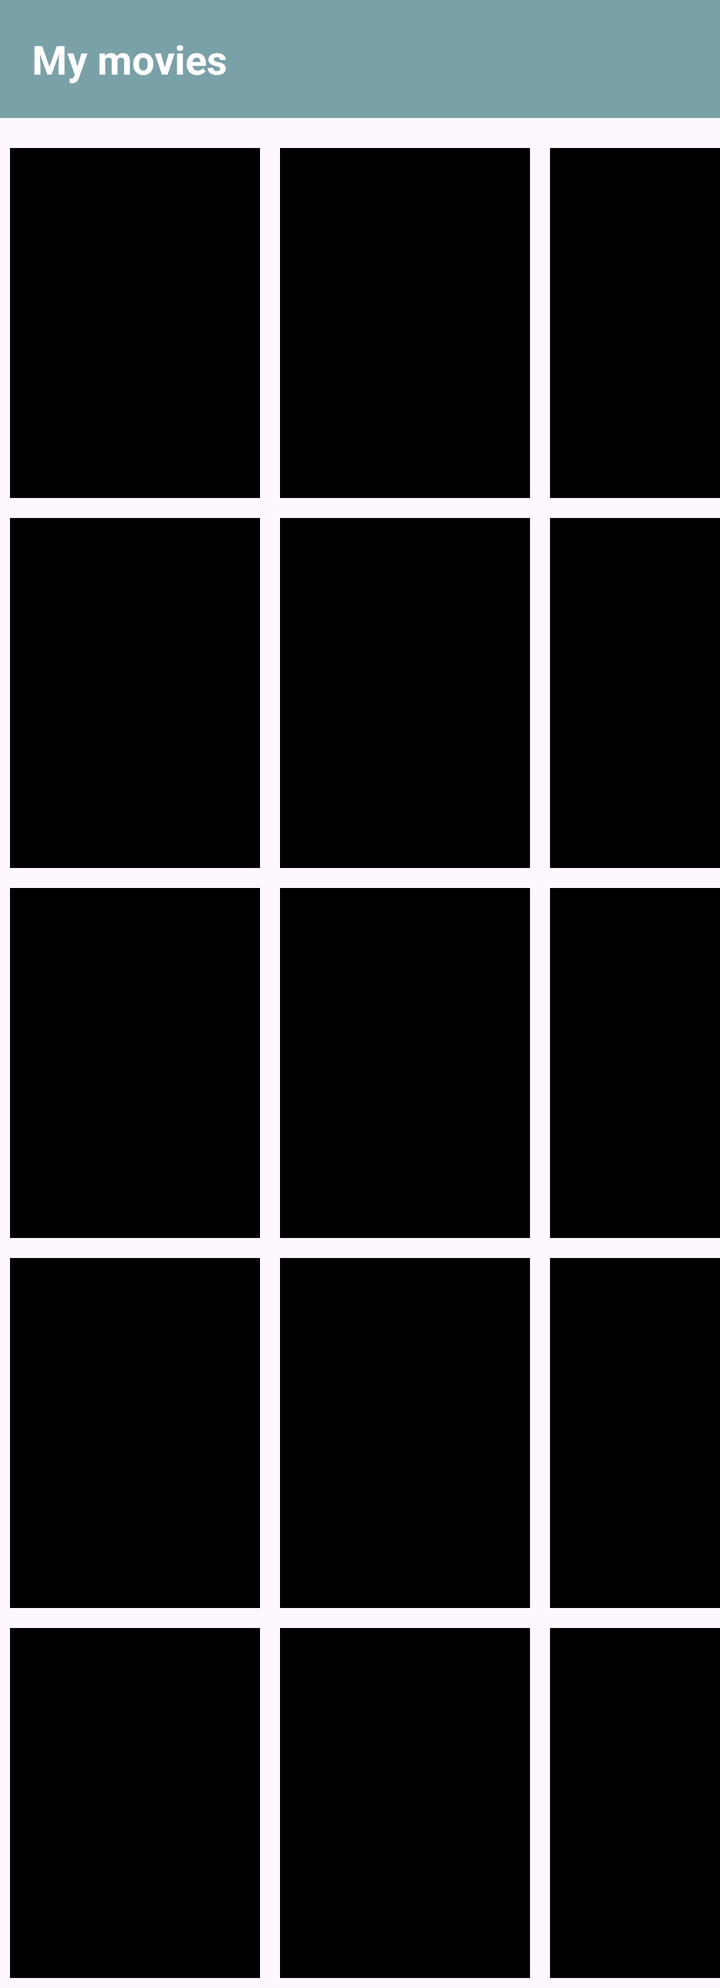
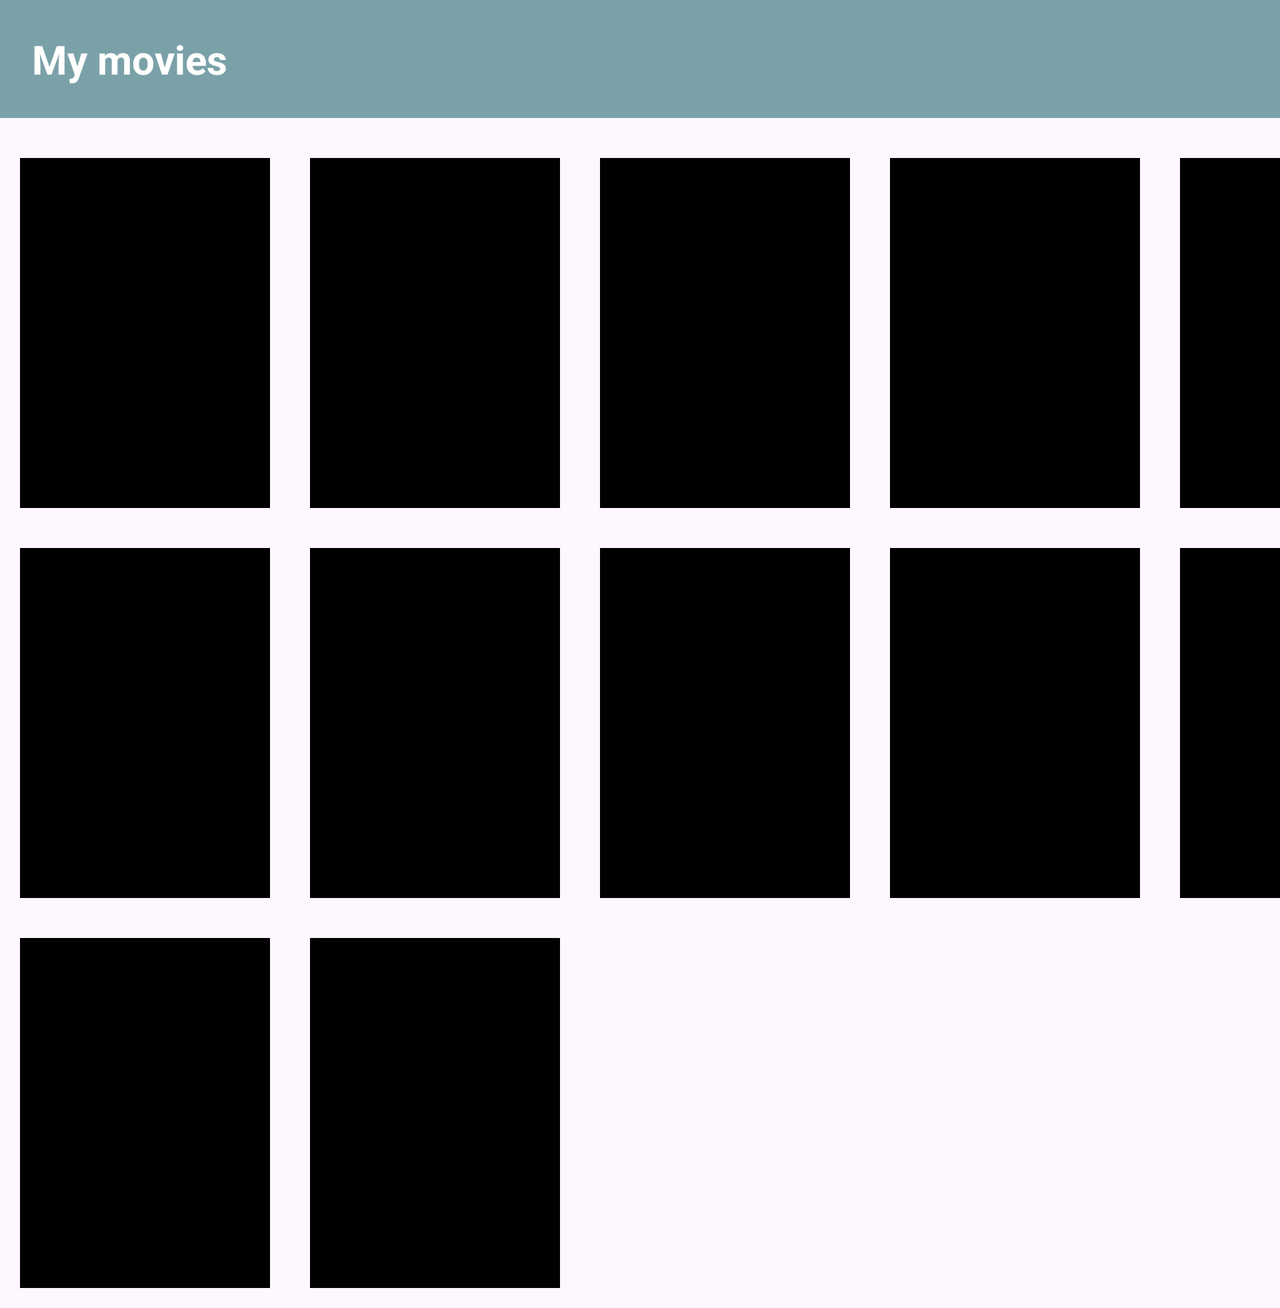

First picture: res/layout/ on a phone held upright. Second picture: the repository's own variant of that layout, on a device whose configuration matches the variant's folder. Source for both follows.
<!-- AndroidManifest.xml: application theme Theme.UF1_Proyecto -->
<!-- res/layout/fragment_mis_peliculas.xml -->
<?xml version="1.0" encoding="utf-8"?>
<ScrollView xmlns:android="http://schemas.android.com/apk/res/android"
    xmlns:tools="http://schemas.android.com/tools"
    android:layout_width="match_parent"
    android:layout_height="match_parent"
    tools:context=".views.MainActivity">

    <LinearLayout
        android:layout_width="match_parent"
        android:layout_height="wrap_content"
        android:orientation="vertical">

        <TextView
            android:layout_width="match_parent"
            android:layout_height="wrap_content"
            android:padding="16dp"
            android:text="@string/myMovies"
            android:background="@color/blue"
            android:textColor="@color/white"
            android:textStyle="bold"
            android:textSize="20sp" />

        <GridLayout
            android:layout_width="match_parent"
            android:layout_height="wrap_content"
            android:columnCount="3"
            android:layout_marginTop="10dp">

            <ImageView
                android:layout_width="125dp"
                android:layout_height="175dp"
                android:layout_margin="5dp"
                android:background="@color/black" />

            <ImageView
                android:layout_width="125dp"
                android:layout_height="175dp"
                android:layout_margin="5dp"
                android:background="@color/black" />

            <ImageView
                android:layout_width="125dp"
                android:layout_height="175dp"
                android:layout_margin="5dp"
                android:background="@color/black" />

            <ImageView
                android:layout_width="125dp"
                android:layout_height="175dp"
                android:layout_margin="5dp"
                android:background="@color/black" />

            <ImageView
                android:layout_width="125dp"
                android:layout_height="175dp"
                android:layout_margin="5dp"
                android:background="@color/black" />

            <ImageView
                android:layout_width="125dp"
                android:layout_height="175dp"
                android:layout_margin="5dp"
                android:background="@color/black" />

            <ImageView
                android:layout_width="125dp"
                android:layout_height="175dp"
                android:layout_margin="5dp"
                android:background="@color/black" />

            <ImageView
                android:layout_width="125dp"
                android:layout_height="175dp"
                android:layout_margin="5dp"
                android:background="@color/black" />

            <ImageView
                android:layout_width="125dp"
                android:layout_height="175dp"
                android:layout_margin="5dp"
                android:background="@color/black" />

            <ImageView
                android:layout_width="125dp"
                android:layout_height="175dp"
                android:layout_margin="5dp"
                android:background="@color/black" />

            <ImageView
                android:layout_width="125dp"
                android:layout_height="175dp"
                android:layout_margin="5dp"
                android:background="@color/black" />

            <ImageView
                android:layout_width="125dp"
                android:layout_height="175dp"
                android:layout_margin="5dp"
                android:background="@color/black" />

            <ImageView
                android:layout_width="125dp"
                android:layout_height="175dp"
                android:layout_margin="5dp"
                android:background="@color/black" />

            <ImageView
                android:layout_width="125dp"
                android:layout_height="175dp"
                android:layout_margin="5dp"
                android:background="@color/black" />

            <ImageView
                android:layout_width="125dp"
                android:layout_height="175dp"
                android:layout_margin="5dp"
                android:background="@color/black" />

        </GridLayout>
    </LinearLayout>
</ScrollView>
<!-- resources referenced by this layout -->
<resources>
  <color name="black">#FF000000</color>
  <color name="blue">#7BA1A8</color>
  <color name="white">#FFFFFFFF</color>
  <string name="myMovies">My movies</string>
  <style name="Theme.UF1_Proyecto" parent="Base.Theme.UF1_Proyecto" />
  <style name="Base.Theme.UF1_Proyecto" parent="Theme.Material3.DayNight.NoActionBar">
          
          
      </style>
</resources>
<!-- res/layout-land/fragment_mis_peliculas.xml (the repository's variant of the layout above) -->
<!-- drawn on the phone turned sideways -->
<?xml version="1.0" encoding="utf-8"?>
<androidx.core.widget.NestedScrollView
    xmlns:android="http://schemas.android.com/apk/res/android"
    xmlns:tools="http://schemas.android.com/tools"
    android:layout_width="match_parent"
    android:layout_height="match_parent"
    tools:context=".views.MainActivity">

    <LinearLayout
        android:layout_width="match_parent"
        android:layout_height="wrap_content"
        android:orientation="vertical">

        <TextView
            android:layout_width="match_parent"
            android:layout_height="wrap_content"
            android:padding="16dp"
            android:text="@string/myMovies"
            android:background="@color/blue"
            android:textColor="@color/white"
            android:textStyle="bold"
            android:textSize="20sp" />

        <GridLayout
            android:layout_width="match_parent"
            android:layout_height="wrap_content"
            android:columnCount="5"
            android:layout_marginTop="10dp"
            android:layout_gravity="center_vertical">

            <ImageView
                android:layout_width="125dp"
                android:layout_height="175dp"
                android:layout_margin="10dp"
                android:background="@color/black" />

            <ImageView
                android:layout_width="125dp"
                android:layout_height="175dp"
                android:layout_margin="10dp"
                android:background="@color/black" />

            <ImageView
                android:layout_width="125dp"
                android:layout_height="175dp"
                android:layout_margin="10dp"
                android:background="@color/black" />

            <ImageView
                android:layout_width="125dp"
                android:layout_height="175dp"
                android:layout_margin="10dp"
                android:background="@color/black" />

            <ImageView
                android:layout_width="125dp"
                android:layout_height="175dp"
                android:layout_margin="10dp"
                android:background="@color/black" />

            <ImageView
                android:layout_width="125dp"
                android:layout_height="175dp"
                android:layout_margin="10dp"
                android:background="@color/black" />

            <ImageView
                android:layout_width="125dp"
                android:layout_height="175dp"
                android:layout_margin="10dp"
                android:background="@color/black" />

            <ImageView
                android:layout_width="125dp"
                android:layout_height="175dp"
                android:layout_margin="10dp"
                android:background="@color/black" />

            <ImageView
                android:layout_width="125dp"
                android:layout_height="175dp"
                android:layout_margin="10dp"
                android:background="@color/black" />

            <ImageView
                android:layout_width="125dp"
                android:layout_height="175dp"
                android:layout_margin="10dp"
                android:background="@color/black" />

            <ImageView
                android:layout_width="125dp"
                android:layout_height="175dp"
                android:layout_margin="10dp"
                android:background="@color/black" />

            <ImageView
                android:layout_width="125dp"
                android:layout_height="175dp"
                android:layout_margin="10dp"
                android:background="@color/black" />

        </GridLayout>
    </LinearLayout>
</androidx.core.widget.NestedScrollView>
